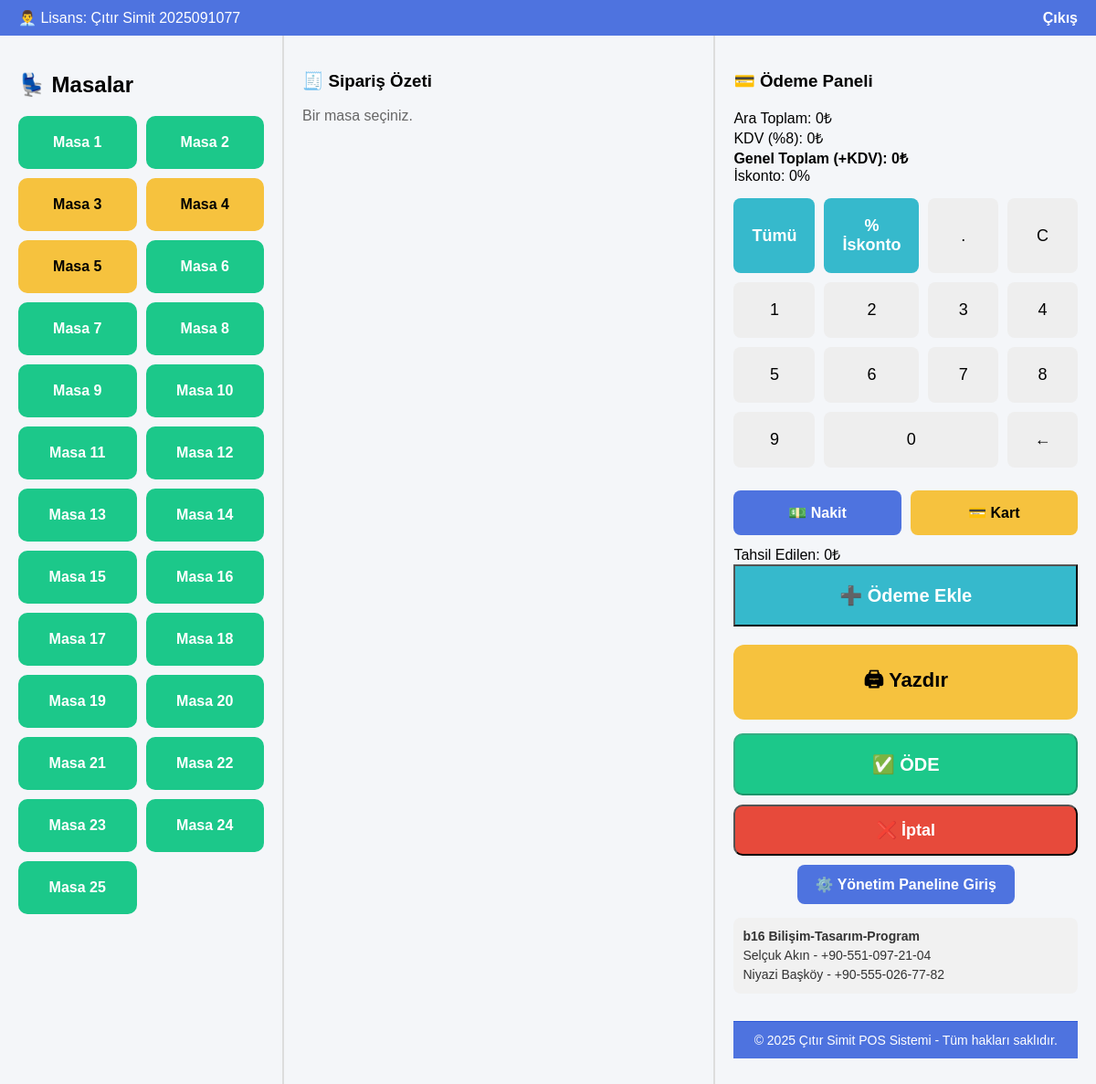
Screenshot of /kasiyer.php (signed in) with the database file from the repository.
### tables this page shows
CREATE TABLE `adisyonlar` (
  `id` int(11) NOT NULL,
  `masa_id` int(11) DEFAULT NULL,
  `acilis_tarihi` timestamp NOT NULL DEFAULT current_timestamp(),
  `kapali` tinyint(1) DEFAULT 0,
  `onayli` tinyint(1) DEFAULT 0
);

CREATE TABLE `masalar` (
  `id` int(11) NOT NULL,
  `masa_no` int(11) NOT NULL,
  `durum` tinyint(1) DEFAULT 0
);

### kasiyer.php (the view, shortened to what this page needs)
<?php
include "db.php";
$masalar = $conn->query("
    SELECT m.*, a.onayli
    FROM masalar m
    LEFT JOIN adisyonlar a ON a.masa_id=m.id AND a.kapali=0
");
?>
<!DOCTYPE html>
<html lang="tr">
<head>
</head>
<body>
  <header>
    <div>👨‍💼 Lisans: Çıtır Simit 2025091077 <?=$_SESSION['username']?></div>
    <a href="logout.php">Çıkış</a>
  </header>
  <div class="container">
    <div class="masalar-panel">
      <h2>💺 Masalar</h2>
    <div class="masa-grid">
    <?php while($masa = $masalar->fetch_assoc()) {
        $cssClass = "bos";
        if($masa['durum'] == 1){
            if($masa['onayli'] == 1){
                $cssClass = "dolu";
            } else {
                $cssClass = "bekliyor";
            }
        }
    ?>
    <div class="masa <?=$cssClass?>" onclick="loadOrder(<?=$masa['id']?>)">
        Masa <?=$masa['masa_no']?>
    </div>
    <?php } ?>
</div>
    </div>
    <div class="siparis-panel">
      <h3>🧾 Sipariş Özeti</h3>
      <div id="orderBox"><p style="color:#666">Bir masa seçiniz.</p></div>
    </div>
    <div class="odeme-panel">
      <h3>💳 Ödeme Paneli</h3>
      <div>Ara Toplam: <span id="subTotal">0</span>₺</div>
      <div>KDV (%8): <span id="taxAmount">0</span>₺</div>
      <div><b>Genel Toplam (+KDV): <span id="totalAmount">0</span>₺</b></div>
      <div>İskonto: <span id="discountRate">0</span>%</div>
      <div class="numpad">
        <button onclick="takeAll()" class="quick-btn">Tümü</button>
        <button onclick="applyDiscount()" class="quick-btn">% İskonto</button>
        <button onclick="pressNum('.')">.</button>
        <button onclick="clearInput()">C</button>
        <button onclick="pressNum(1)">1</button>
        <button onclick="pressNum(2)">2</button>
        <button onclick="pressNum(3)">3</button>
        <button onclick="pressNum(4)">4</button>
        <button onclick="pressNum(5)">5</button>
        <button onclick="pressNum(6)">6</button>
        <button onclick="pressNum(7)">7</button>
        <button onclick="pressNum(8)">8</button>
        <button onclick="pressNum(9)">9</button>
        <button onclick="pressNum(0)" style="grid-column: span 2;">0</button>
        <button onclick="backspace()">←</button>
      </div>
      <div class="pay-methods">
        <button id="btnCash" class="method-cash" onclick="setPayMethod('Nakit')">💵 Nakit</button>
        <button id="btnCard" class="method-card" onclick="setPayMethod('Kart')">💳 Kart</button>
      </div>
      <div>Tahsil Edilen: <span id="enteredAmount">0</span>₺</div>
      <button class="quick-btn" style="font-size:20px; padding:20px;" onclick="addSplitPayment()">➕ Ödeme Ekle</button>
      <button class="print-btn" onclick="printReceipt()">🖨 Yazdır</button>
      <button class="pay-btn" id="payBtn" onclick="completePayment()" disabled>✅ ÖDE</button>
      <button class="cancel-btn" onclick="resetPanel()">❌ İptal</button>
      <div style="margin-top:10px; text-align:center;">
        <a href="admin.php" style="
            display:inline-block;
            background:#4e73df;
            color:#fff;
            font-weight:bold;
            padding:12px 20px;
            border-radius:8px;
            text-decoration:none;
            font-size:16px;
            transition: background 0.2s;
        ">⚙️ Yönetim Paneline Giriş</a>
      </div>
<div style="
    margin-top:15px;
    padding:10px;
    background:#f1f1f1;
    border-radius:8px;
    font-family: Arial, sans-serif;
    font-size:14px;
    color:#333;
    line-height:1.5;
    text-align:left;
">
  <strong>b16 Bilişim-Tasarım-Program</strong><br>
  Selçuk Akın - +90-551-097-21-04<br>
  Niyazi Başköy - +90-555-026-77-82
</div>
<footer style="
  width:100%;
  text-align:center;
  padding:12px 0;
  background:#4e73df;
  color:#fff;
  font-size:14px;
  border-top:1px solid #2e59d9;
  margin-top:30px;
  clear:both;
">
  © 2025 Çıtır Simit POS Sistemi - Tüm hakları saklıdır.
</footer>
</body>
</html>
</body>
</html>

### kasiyer.php (style rules this page uses)
body { font-family: Arial, sans-serif; margin:0; background:#f4f6f9; }
header { display:flex; justify-content:space-between; align-items:center; background:#4e73df; color:#fff; padding:10px 20px; }
header a { color:#fff; text-decoration:none; font-weight:bold; }
.container { display:flex; height:calc(100vh - 50px); }
.masalar-panel { width:25%; border-right:2px solid #ddd; padding:20px; overflow-y:auto; }
.masa-grid { display:grid; grid-template-columns:repeat(auto-fill, minmax(100px,1fr)); gap:10px; }
.masa { padding:20px; border-radius:10px; color:#fff; font-weight:bold; cursor:pointer; text-align:center; transition:transform 0.2s; }
.masa.bos { background:#1cc88a; }
.masa.bekliyor { background:#f6c23e; color:#000; }
.siparis-panel { width:40%; padding:20px; border-right:2px solid #ddd; overflow-y:auto; }
.odeme-panel { width:35%; padding:20px; display:flex; flex-direction:column; }
.numpad { display:grid; grid-template-columns:repeat(4,1fr); gap:10px; margin:15px 0; }
.numpad button { padding:20px; font-size:18px; border:none; border-radius:8px; background:#eee; cursor:pointer; }
.quick-btn { background:#36b9cc !important; color:#fff; font-weight:bold; }
.pay-btn { background:#1cc88a; color:#fff; font-weight:bold; font-size:20px; padding:20px; border-radius:10px; margin-bottom:10px; }
.cancel-btn { background:#e74a3b; color:#fff; font-weight:bold; font-size:18px; padding:15px; border-radius:10px; }
.pay-methods { display:flex; gap:10px; margin:10px 0; }
.pay-methods button { flex:1; padding:15px; border:none; border-radius:8px; font-weight:bold; cursor:pointer; font-size:16px; }
.method-cash { background:#4e73df; color:#fff; }
.method-card { background:#f6c23e; color:#000; }
.print-btn { background:#f6c23e; color:#000; font-weight:bold; font-size:22px; padding:22px; border:none; border-radius:12px; margin-bottom:15px; cursor:pointer; }

### rows the page displays
adisyonlar: masa.masa_no "1"
masalar: masa_no "2"
masalar: masa_no "3"
masalar: masa_no "4"
masalar: masa_no "5"
adisyonlar: masa.masa_no "6"
masalar: masa_no "7"
adisyonlar: masa.masa_no "8"
masalar: masa_no "9"
masalar: masa_no "10"
masalar: masa_no "11"
masalar: masa_no "12"
adisyonlar: masa.masa_no "13"
masalar: masa_no "14"
masalar: masa_no "15"
masalar: masa_no "16"
masalar: masa_no "17"
masalar: masa_no "18"
masalar: masa_no "19"
masalar: masa_no "20"
masalar: masa_no "21"
masalar: masa_no "22"
masalar: masa_no "23"
masalar: masa_no "24"
masalar: masa_no "25"
